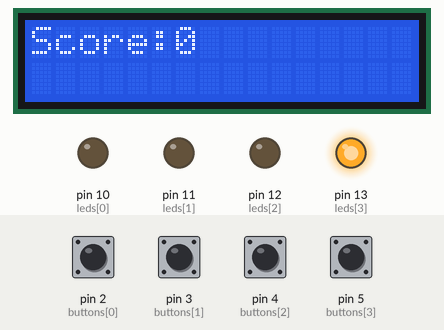
Simulated run of this sketch. Board: Arduino Uno, built with avr-gcc and run on an emulated ATmega328P. Parts: 16×2 character LCD, output pins drawn as LEDs (lit = HIGH). Dashed ring = blinking. Inputs (shaded band) come from the test bench; at power-on: pin 2 (buttons[0]), pin 3 (buttons[1]), pin 4 (buttons[2]), pin 5 (buttons[3]) LOW. Random numbers use the default seed unless the sketch sets one.

Above: at 1.6 s.
1.7 s: pin 5 (buttons[3]) pulled HIGH for 0.15 s
At 2.5 s:
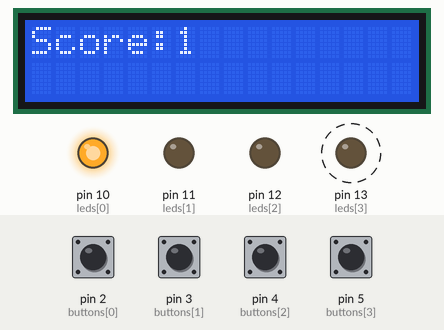
3.7 s: pin 3 (buttons[1]) pulled HIGH for 1 s
At 4.15 s:
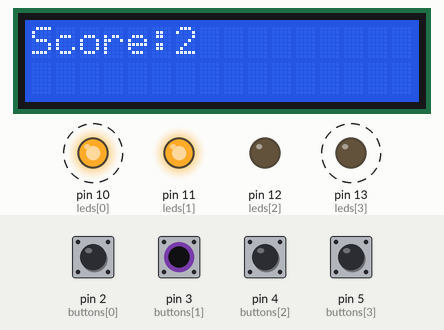
6.2 s: pin 2 (buttons[0]) pulled HIGH for 1 s
At 6.9 s:
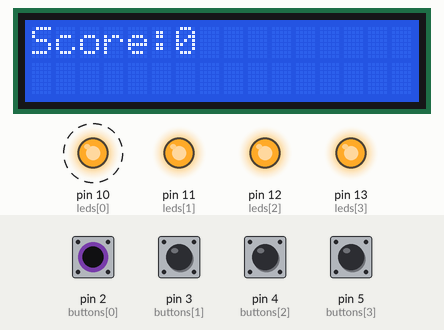
9.5 s: pin 4 (buttons[2]) pulled HIGH for 0.15 s
At 9.66 s:
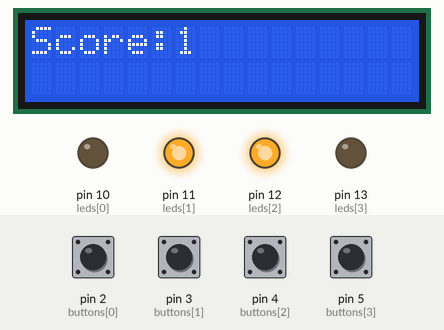
11.1 s: pin 4 (buttons[2]) pulled HIGH for 1 s
At 11.96 s:
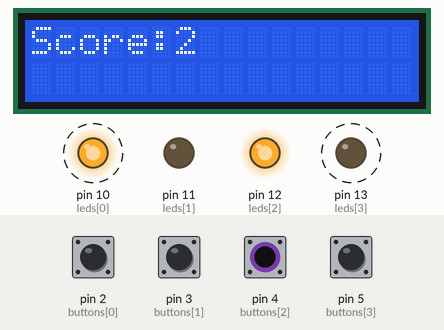
13.6 s: pin 2 (buttons[0]) pulled HIGH for 1 s
At 14.47 s:
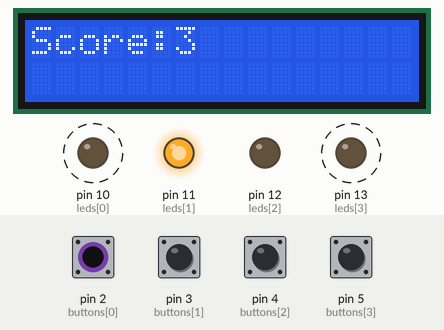
Timing chart, 0 to 17.1 s (numbered marks = the images above; inputs shaded):
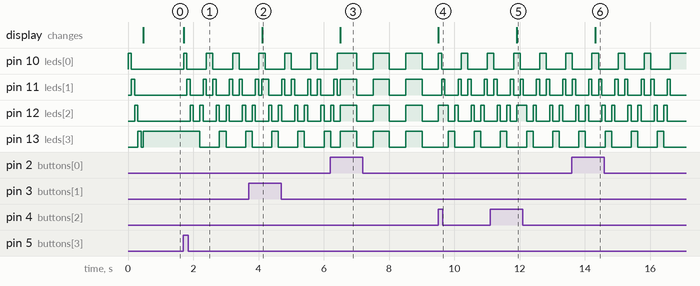

The sketch:

whackamole.ino
```cpp
#include <LiquidCrystal.h>
// digitalWrite(pin, high/low) output
// digitalRead(pin, high/low) input

// Initializes the Button Pins
int buttons[] = {2,3,4,5};

// Initializes the LED Pins
int leds[] = {10,11,12,13};

int score = 0;

LiquidCrystal lcd(0, 1, 6, 7, 8, 9);

void setup() {
  // Sets up input
  for (int button : buttons) {
    pinMode(button, INPUT);
  }
  // Sets up the output
  for (int led : leds) {
    pinMode(led, OUTPUT);
    digitalWrite(led,HIGH);
    delay(100);
    digitalWrite(led,LOW);
  }
  lcd.begin(16, 2);
  String scorestring = String(score);
  lcd.print("Score:" + scorestring );
}

void loop() {


  for (int led:leds) {
    digitalWrite(led,LOW);
  }

  // get random number
  int chosenLED = random(0,4);

  digitalWrite(leds[chosenLED],HIGH);

  int selected = 5;
  while (selected > 3) {
    for (int i = 0; i < 4; i++) {
      if (digitalRead(buttons[i]) == HIGH) {
        selected = i;
        break;
      }
    }
  }

  if (chosenLED != selected) {
    digitalWrite(chosenLED,LOW);
    wrong();
  } else {
    right();

  }
}

boolean selectedButton() {
  for (int button:buttons) {
    if (digitalRead(button) == HIGH)
      return true;
  }
  return false;
}

int randomNum(int min, int max) {
  return random(min,max);
}

void right() {
  score += 1;
  lcd.clear();
    String scorestring = String(score);

   lcd.print("Score:" + scorestring );

  for (int i = 0; i < 3; i++) {
    for (int led:leds) {
      digitalWrite(led,HIGH);
      delay(100);
      digitalWrite(led,LOW);

    }

    for (int i = 3; i >= 0; i--) {
      digitalWrite(leds[i],HIGH);
      delay(100);
      digitalWrite(leds[i],LOW);
    }
  }
}

void wrong() {
  score = 0;
  lcd.clear();
  String scorestring = String(score);

  lcd.print("Score:" + scorestring);
  for (int i = 0; i < 3; i++) {
    for (int led:leds) {
      digitalWrite(led,HIGH);
    }
    delay(500);
    for (int led:leds) {
      digitalWrite(led,LOW);
    }
    delay(500);
  }
}
```

Measured:
- after the input at 1.7 s, pin 10 (leds[0]): LOW → HIGH at once, then repeats every 0.80 s: LOW 0.60 s, HIGH 0.20 s; pin 11 (leds[1]): LOW → HIGH after 0.10 s, then repeats every 0.80 s: LOW 0.40 s, HIGH 0.10 s, LOW 0.20 s, HIGH 0.10 s
- after the input at 3.7 s, the display: changes after 0.41 s (image 2)
- after the input at 6.2 s, the display: changes after 0.31 s (image 3)
- after the input at 9.5 s, pin 10 (leds[0]): goes HIGH 0.10 s, LOW 0.60 s, HIGH 0.20 s, LOW 0.60 s, then HIGH, starting at once; pin 11 (leds[1]): LOW → HIGH after 0.11 s, → LOW 0.10 s later, → HIGH 0.40 s later, → LOW 0.10 s later, … (8 changes in this stretch)
- after the input at 11.1 s, the display: changes after 0.82 s (image 5)
- after the input at 13.6 s, the display: changes after 0.72 s (image 6)
